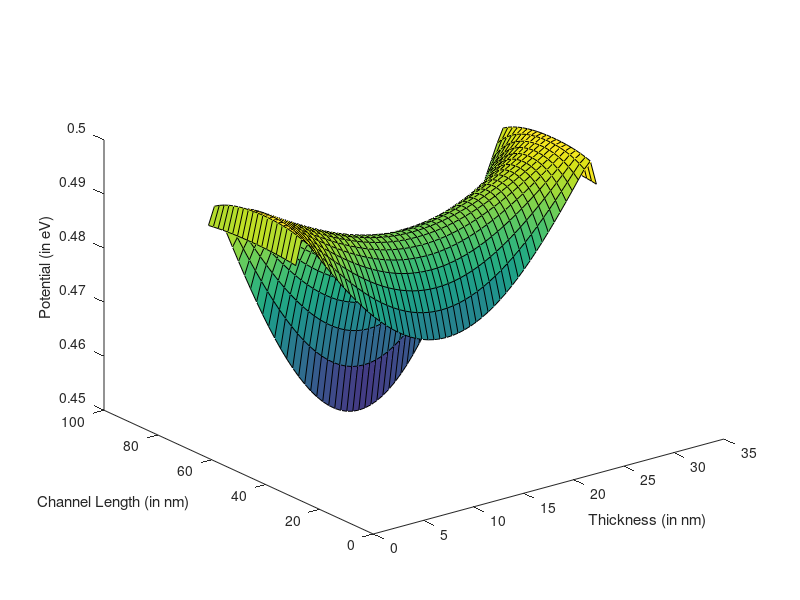
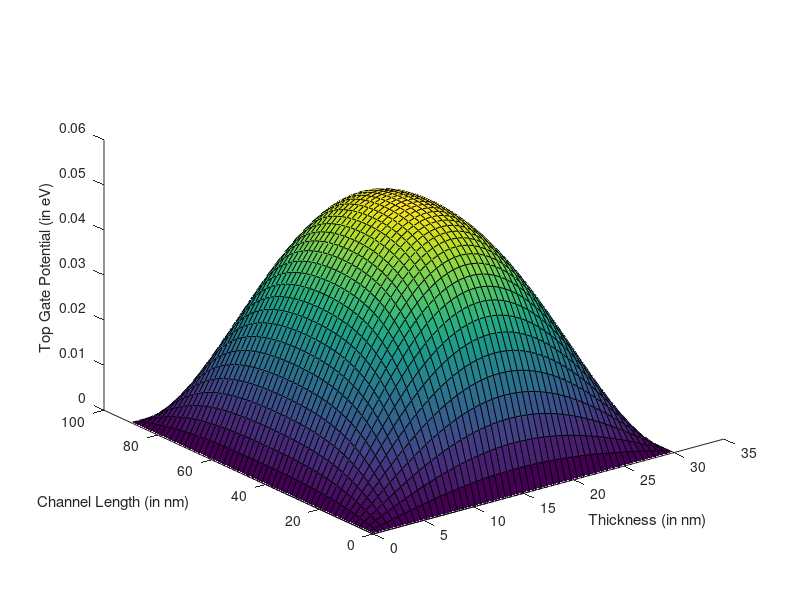
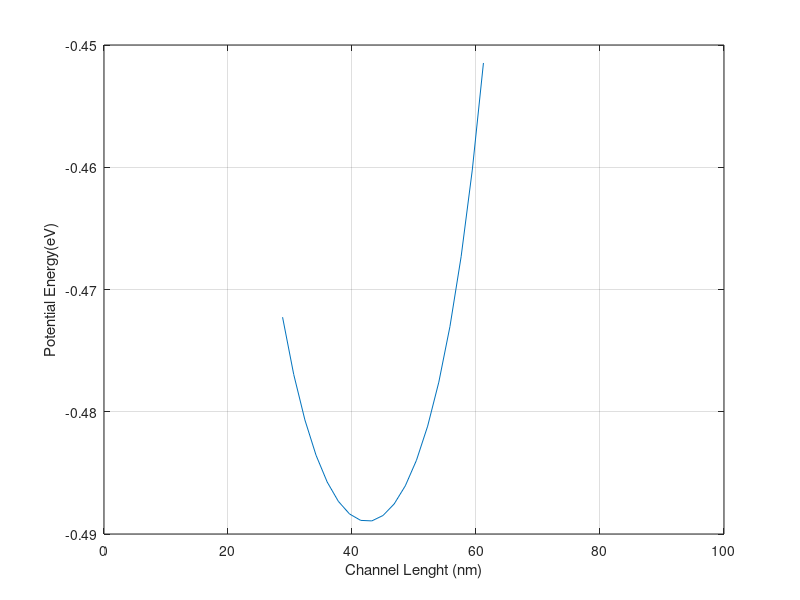

Reproduce these figures in MATLAB, in order.
%% dimensions
Hfin = 30 ;
Tfin = 30 ;
Lch = 90 ;
Teff = Tfin*1e-9 ;
Heff = Hfin*1e-9 ;
Leff = Lch*1e-9 ;

%voltages
Vg = 0; Vtg = 0; Vfg = 0; Vbg = 0;
Vfb = 0.5;
phi_ms = 0;
Vds = 0.4;


%boundaries' voltage values
% I have declared all these boundary voltages so we can have the plots for each of them  separately as well
phi_tg=0; phi_fg=0; phi_bg=0; phi_s=0; phi_d=0; phi_bo=0; 
V=0; 

for m = 1:50
    for n = 1:50
       %these are matrices so when we multiply them then no. of columns of A should be equal to no. of rows of B.
       %  if it is not so then we should do A' * B, i.e., A transpose * B
      
        x=0:(Teff/50):Teff; % 1 row 50 columns  so x'*y is 50x50 matrix and x*y' is 1x1 matrix i.e. = scalar
        y=0:(Leff/50):Leff; % 1 row 50 columns  so y'*x = 50x50 matrix and y*x' is 1x1 matrix i.e. = scalar
        z=0;      % 1x1 matrix i.e. a scalar
        
        % % z=0 implies for the bottom plane we are seeing, i.e above BO
        
        ym = ((2*m-1)*pi)/Leff;
        xn = ((2*n-1)*pi)/Teff;
        zn = ((2*n-1)*pi)/(2*Heff);
        xm = ((2*m-1)*pi)/Teff;
        
        Kx = sqrt( ((2*m-1)/Leff)^2 + ((2*n-1)/(2*Heff))^2 ) * Teff ;
        Ky = sqrt( ((2*m-1)/Teff)^2 + ((2*n-1)/(2*Heff))^2 ) * Leff ;
        Kz = sqrt( ((2*n-1)/Teff)^2 + ((2*m-1)/(Leff))^2 ) * Heff ;
        
        kz_by_h = (Kz*pi)/Heff;
        kx_by_t = (Kx*pi)/Teff;
        ky_by_l = (Ky*pi)/Leff;
        
        constt = 16/( (2*n-1)*(2*m-1)*pi*pi) ;
        
        % here yn,xn,xm,zn all these will be matrices so their sine or cosine will also be matrices 
        % we are taking the multiplication uniformly y'*x (and z is a scalar so its order doesnt matter) or we could follow x'*y
        % if we had followed x*y' or y*x' then we would have got a 1x1 matrix i.e. a scalar hence we couldn't plot
        
        phi_tg = phi_tg + (constt*(Vtg-Vfb))*(sin(ym*y))'*(sin(xn*x))*( cosh(kz_by_h*z) / cosh(Kz*pi) ) ;
        
        phi_fg = phi_fg + ( constt*(Vfg-Vfb) * ((-1)^(n+1)) )* (sin(ym*y))'*( sinh(kx_by_t*x) / sinh(Kx*pi) )*(cos(zn*z)) ;
        phi_bg = phi_bg + ( constt*(Vbg-Vfb) * ((-1)^(n+1)) )*(sin(ym*y))'*( sinh((kx_by_t)*(Teff-x)) / sinh(Kx*pi) )*cos(zn*z) ;
        
        phi_s = phi_s + ( (-1)*constt*phi_ms*((-1)^(n+1)) )*( sinh((ky_by_l)*(Leff-y)) / sinh(Ky*pi) )'*(sin(xm*x))*cos(zn*z) ;
        phi_d = phi_d + ( (-1)*constt*(phi_ms-Vds)*((-1)^(n+1)) )*( sinh(ky_by_l*y) / sinh(Ky*pi) )'*(sin(xm*x))*cos(zn*z) ;
        
        phi_bo = 0;
        
         % I am doing summation at individual boundaries only so ath the end of the loop we have the overall V plot
         % as well as all the boundary voltages plots
  
      
    end
end

V =  V + phi_tg + phi_bg + phi_fg + phi_s + phi_d + phi_bo;



figure;
% Overall
surf(x/1e-9, y/1e-9, -V); grid;
xlabel('Thickness (in nm)');
ylabel('Channel Length (in nm)');
zlabel('Potential (in eV)');
hold on;

figure;
% Top Gate
surf(x/1e-9, y/1e-9, -phi_tg); grid;
xlabel('Thickness (in nm)');
ylabel('Channel Length (in nm)');
zlabel('Top Gate Potential (in eV)');
hold on


% to plot a particular x-cut what we do is plot all the V values from the matrix corresponding to the column length(x)/2
% i.e. basically the distribution of V at mid of the fin width and z plane we decide inside the for loop
% z=0 plane implies the botttom side, z=Heff/2 would correspond to centre of the fin
figure;
plot(y/1e-9,V(:,25)); % this is basic matrix (row,col) indexing "V(:, length(x)/2)" means all rows in the column length(x)/2 in V matrix                
grid;
xlabel('Channel Lenght (nm)');
ylabel('Potential Energy(eV)');
hold off;
hold off;
hold off;
